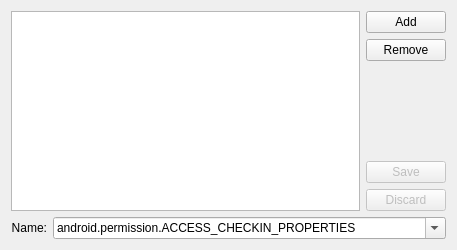
     <widget class="QWidget" name="tab_2">
      <attribute name="title">
       <string>Permissions</string>
      </attribute>
      <layout class="QVBoxLayout" name="verticalLayout_3">
       <item>
        <layout class="QHBoxLayout" name="horizontalLayout_3">
         <item>
          <widget class="QListView" name="permissionsListView">
           <property name="minimumSize">
            <size>
             <width>0</width>
             <height>200</height>
            </size>
           </property>
          </widget>
         </item>
         <item>
          <layout class="QVBoxLayout" name="verticalLayout_2">
           <item>
            <widget class="QPushButton" name="addPermissionButton">
             <property name="text">
              <string>Add</string>
             </property>
            </widget>
           </item>
           <item>
            <widget class="QPushButton" name="removePermissionButton">
             <property name="text">
              <string>Remove</string>
             </property>
            </widget>
           </item>
           <item>
            <spacer name="verticalSpacer">
             <property name="orientation">
              <enum>Qt::Vertical</enum>
             </property>
             <property name="sizeHint" stdset="0">
              <size>
               <width>20</width>
               <height>40</height>
              </size>
             </property>
            </spacer>
           </item>
           <item>
            <widget class="QPushButton" name="savePermissionsButton">
             <property name="enabled">
              <bool>false</bool>
             </property>
             <property name="text">
              <string>Save</string>
             </property>
            </widget>
           </item>
           <item>
            <widget class="QPushButton" name="discardPermissionsButton">
             <property name="enabled">
              <bool>false</bool>
             </property>
             <property name="text">
              <string>Discard</string>
             </property>
            </widget>
           </item>
          </layout>
         </item>
        </layout>
       </item>
       <item>
        <layout class="QHBoxLayout" name="horizontalLayout_2">
         <item>
          <widget class="QLabel" name="label_3">
           <property name="sizePolicy">
            <sizepolicy hsizetype="Minimum" vsizetype="Preferred">
             <horstretch>0</horstretch>
             <verstretch>0</verstretch>
            </sizepolicy>
           </property>
           <property name="text">
            <string>Name:</string>
           </property>
           <property name="alignment">
            <set>Qt::AlignRight|Qt::AlignTrailing|Qt::AlignVCenter</set>
           </property>
          </widget>
         </item>
         <item>
          <widget class="QComboBox" name="permissionsComboBox">
           <property name="sizePolicy">
            <sizepolicy hsizetype="Expanding" vsizetype="Fixed">
             <horstretch>0</horstretch>
             <verstretch>0</verstretch>
            </sizepolicy>
           </property>
           <property name="editable">
            <bool>true</bool>
           </property>
           <property name="currentIndex">
            <number>0</number>
           </property>
           <item>
            <property name="text">
             <string>android.permission.ACCESS_CHECKIN_PROPERTIES</string>
            </property>
           </item>
           <item>
            <property name="text">
             <string>android.permission.ACCESS_COARSE_LOCATION</string>
            </property>
           </item>
           <item>
            <property name="text">
             <string>android.permission.ACCESS_FINE_LOCATION</string>
            </property>
           </item>
           <item>
            <property name="text">
             <string>android.permission.ACCESS_LOCATION_EXTRA_COMMANDS</string>
            </property>
           </item>
           <item>
            <property name="text">
             <string>android.permission.ACCESS_MOCK_LOCATION</string>
            </property>
           </item>
           <item>
            <property name="text">
             <string>android.permission.ACCESS_NETWORK_STATE</string>
            </property>
           </item>
           <item>
            <property name="text">
             <string>android.permission.ACCESS_SURFACE_FLINGER</string>
            </property>
           </item>
           <item>
            <property name="text">
             <string>android.permission.ACCESS_WIFI_STATE</string>
            </property>
           </item>
           <item>
            <property name="text">
             <string>android.permission.ACCOUNT_MANAGER</string>
            </property>
           </item>
           <item>
            <property name="text">
             <string>android.permission.AUTHENTICATE_ACCOUNTS</string>
            </property>
           </item>
           <item>
            <property name="text">
             <string>android.permission.BATTERY_STATS</string>
            </property>
           </item>
           <item>
            <property name="text">
             <string>android.permission.BIND_APPWIDGET</string>
            </property>
           </item>
           <item>
            <property name="text">
             <string>android.permission.BIND_DEVICE_ADMIN</string>
            </property>
           </item>
           <item>
            <property name="text">
             <string>android.permission.BIND_INPUT_METHOD</string>
            </property>
           </item>
           <item>
            <property name="text">
             <string>android.permission.BIND_REMOTEVIEWS</string>
            </property>
           </item>
           <item>
            <property name="text">
             <string>android.permission.BIND_WALLPAPER</string>
            </property>
           </item>
           <item>
            <property name="text">
             <string>android.permission.BLUETOOTH</string>
            </property>
           </item>
           <item>
            <property name="text">
             <string>android.permission.BLUETOOTH_ADMIN</string>
            </property>
           </item>
           <item>
            <property name="text">
             <string>android.permission.BRICK</string>
            </property>
           </item>
           <item>
            <property name="text">
             <string>android.permission.BROADCAST_PACKAGE_REMOVED</string>
            </property>
           </item>
           <item>
            <property name="text">
             <string>android.permission.BROADCAST_SMS</string>
            </property>
           </item>
           <item>
            <property name="text">
             <string>android.permission.BROADCAST_STICKY</string>
            </property>
           </item>
           <item>
            <property name="text">
             <string>android.permission.BROADCAST_WAP_PUSH</string>
            </property>
           </item>
           <item>
            <property name="text">
             <string>android.permission.CALL_PHONE</string>
            </property>
           </item>
           <item>
            <property name="text">
             <string>android.permission.CALL_PRIVILEGED</string>
            </property>
           </item>
           <item>
            <property name="text">
             <string>android.permission.CAMERA</string>
            </property>
           </item>
           <item>
            <property name="text">
             <string>android.permission.CHANGE_COMPONENT_ENABLED_STATE</string>
            </property>
           </item>
           <item>
            <property name="text">
             <string>android.permission.CHANGE_CONFIGURATION</string>
            </property>
           </item>
           <item>
            <property name="text">
             <string>android.permission.CHANGE_NETWORK_STATE</string>
            </property>
           </item>
           <item>
            <property name="text">
             <string>android.permission.CHANGE_WIFI_MULTICAST_STATE</string>
            </property>
           </item>
           <item>
            <property name="text">
             <string>android.permission.CHANGE_WIFI_STATE</string>
            </property>
           </item>
           <item>
            <property name="text">
             <string>android.permission.CLEAR_APP_CACHE</string>
            </property>
           </item>
           <item>
            <property name="text">
             <string>android.permission.CLEAR_APP_USER_DATA</string>
            </property>
           </item>
           <item>
            <property name="text">
             <string>android.permission.CONTROL_LOCATION_UPDATES</string>
            </property>
           </item>
           <item>
            <property name="text">
             <string>android.permission.DELETE_CACHE_FILES</string>
            </property>
           </item>
           <item>
            <property name="text">
             <string>android.permission.DELETE_PACKAGES</string>
            </property>
           </item>
           <item>
            <property name="text">
             <string>android.permission.DEVICE_POWER</string>
            </property>
           </item>
           <item>
            <property name="text">
             <string>android.permission.DIAGNOSTIC</string>
            </property>
           </item>
           <item>
            <property name="text">
             <string>android.permission.DISABLE_KEYGUARD</string>
            </property>
           </item>
           <item>
            <property name="text">
             <string>android.permission.DUMP</string>
            </property>
           </item>
           <item>
            <property name="text">
             <string>android.permission.EXPAND_STATUS_BAR</string>
            </property>
           </item>
           <item>
            <property name="text">
             <string>android.permission.FACTORY_TEST</string>
            </property>
           </item>
           <item>
            <property name="text">
             <string>android.permission.FLASHLIGHT</string>
            </property>
           </item>
           <item>
            <property name="text">
             <string>android.permission.FORCE_BACK</string>
            </property>
           </item>
           <item>
            <property name="text">
             <string>android.permission.GET_ACCOUNTS</string>
            </property>
           </item>
           <item>
            <property name="text">
             <string>android.permission.GET_PACKAGE_SIZE</string>
            </property>
           </item>
           <item>
            <property name="text">
             <string>android.permission.GET_TASKS</string>
            </property>
           </item>
           <item>
            <property name="text">
             <string>android.permission.GLOBAL_SEARCH</string>
            </property>
           </item>
           <item>
            <property name="text">
             <string>android.permission.HARDWARE_TEST</string>
            </property>
           </item>
           <item>
            <property name="text">
             <string>android.permission.INJECT_EVENTS</string>
            </property>
           </item>
           <item>
            <property name="text">
             <string>android.permission.INSTALL_LOCATION_PROVIDER</string>
            </property>
           </item>
           <item>
            <property name="text">
             <string>android.permission.INSTALL_PACKAGES</string>
            </property>
           </item>
           <item>
            <property name="text">
             <string>android.permission.INTERNAL_SYSTEM_WINDOW</string>
            </property>
           </item>
           <item>
            <property name="text">
             <string>android.permission.INTERNET</string>
            </property>
           </item>
           <item>
            <property name="text">
             <string>android.permission.KILL_BACKGROUND_PROCESSES</string>
            </property>
           </item>
           <item>
            <property name="text">
             <string>android.permission.MANAGE_ACCOUNTS</string>
            </property>
           </item>
           <item>
            <property name="text">
             <string>android.permission.MANAGE_APP_TOKENS</string>
            </property>
           </item>
           <item>
            <property name="text">
             <string>android.permission.MASTER_CLEAR</string>
            </property>
           </item>
           <item>
            <property name="text">
             <string>android.permission.MODIFY_AUDIO_SETTINGS</string>
            </property>
           </item>
           <item>
            <property name="text">
             <string>android.permission.MODIFY_PHONE_STATE</string>
            </property>
           </item>
           <item>
            <property name="text">
             <string>android.permission.MOUNT_FORMAT_FILESYSTEMS</string>
            </property>
           </item>
           <item>
            <property name="text">
             <string>android.permission.MOUNT_UNMOUNT_FILESYSTEMS</string>
            </property>
           </item>
           <item>
            <property name="text">
             <string>android.permission.NFC</string>
            </property>
           </item>
           <item>
            <property name="text">
             <string>android.permission.PERSISTENT_ACTIVITY</string>
            </property>
           </item>
           <item>
            <property name="text">
             <string>android.permission.PROCESS_OUTGOING_CALLS</string>
            </property>
           </item>
           <item>
            <property name="text">
             <string>android.permission.READ_CALENDAR</string>
            </property>
           </item>
           <item>
            <property name="text">
             <string>android.permission.READ_CONTACTS</string>
            </property>
           </item>
           <item>
            <property name="text">
             <string>android.permission.READ_FRAME_BUFFER</string>
            </property>
           </item>
           <item>
            <property name="text">
             <string>com.android.browser.permission.READ_HISTORY_BOOKMARKS</string>
            </property>
           </item>
           <item>
            <property name="text">
             <string>android.permission.READ_INPUT_STATE</string>
            </property>
           </item>
           <item>
            <property name="text">
             <string>android.permission.READ_LOGS</string>
            </property>
           </item>
           <item>
            <property name="text">
             <string>android.permission.READ_OWNER_DATA</string>
            </property>
           </item>
           <item>
            <property name="text">
             <string>android.permission.READ_PHONE_STATE</string>
            </property>
           </item>
           <item>
            <property name="text">
             <string>android.permission.READ_SMS</string>
            </property>
           </item>
           <item>
            <property name="text">
             <string>android.permission.READ_SYNC_SETTINGS</string>
            </property>
           </item>
           <item>
            <property name="text">
             <string>android.permission.READ_SYNC_STATS</string>
            </property>
           </item>
           <item>
            <property name="text">
             <string>android.permission.REBOOT</string>
            </property>
           </item>
           <item>
            <property name="text">
             <string>android.permission.RECEIVE_BOOT_COMPLETED</string>
            </property>
           </item>
           <item>
            <property name="text">
             <string>android.permission.RECEIVE_MMS</string>
            </property>
           </item>
           <item>
            <property name="text">
             <string>android.permission.RECEIVE_SMS</string>
            </property>
           </item>
           <item>
            <property name="text">
             <string>android.permission.RECEIVE_WAP_PUSH</string>
            </property>
           </item>
           <item>
            <property name="text">
             <string>android.permission.RECORD_AUDIO</string>
            </property>
           </item>
           <item>
            <property name="text">
             <string>android.permission.REORDER_TASKS</string>
            </property>
           </item>
           <item>
            <property name="text">
             <string>android.permission.RESTART_PACKAGES</string>
            </property>
           </item>
           <item>
            <property name="text">
             <string>android.permission.SEND_SMS</string>
            </property>
           </item>
           <item>
            <property name="text">
             <string>android.permission.SET_ACTIVITY_WATCHER</string>
            </property>
           </item>
           <item>
            <property name="text">
             <string>com.android.alarm.permission.SET_ALARM</string>
            </property>
           </item>
           <item>
            <property name="text">
             <string>android.permission.SET_ALWAYS_FINISH</string>
            </property>
           </item>
           <item>
            <property name="text">
             <string>android.permission.SET_ANIMATION_SCALE</string>
            </property>
           </item>
           <item>
            <property name="text">
             <string>android.permission.SET_DEBUG_APP</string>
            </property>
           </item>
           <item>
            <property name="text">
             <string>android.permission.SET_ORIENTATION</string>
            </property>
           </item>
           <item>
            <property name="text">
             <string>android.permission.SET_PREFERRED_APPLICATIONS</string>
            </property>
           </item>
           <item>
            <property name="text">
             <string>android.permission.SET_PROCESS_LIMIT</string>
            </property>
           </item>
           <item>
            <property name="text">
             <string>android.permission.SET_TIME</string>
            </property>
           </item>
           <item>
            <property name="text">
             <string>android.permission.SET_TIME_ZONE</string>
            </property>
           </item>
           <item>
            <property name="text">
             <string>android.permission.SET_WALLPAPER</string>
            </property>
           </item>
           <item>
            <property name="text">
             <string>android.permission.SET_WALLPAPER_HINTS</string>
            </property>
           </item>
           <item>
            <property name="text">
             <string>android.permission.SIGNAL_PERSISTENT_PROCESSES</string>
            </property>
           </item>
           <item>
            <property name="text">
             <string>android.permission.STATUS_BAR</string>
            </property>
           </item>
           <item>
            <property name="text">
             <string>android.permission.SUBSCRIBED_FEEDS_READ</string>
            </property>
           </item>
           <item>
            <property name="text">
             <string>android.permission.SUBSCRIBED_FEEDS_WRITE</string>
            </property>
           </item>
           <item>
            <property name="text">
             <string>android.permission.SYSTEM_ALERT_WINDOW</string>
            </property>
           </item>
           <item>
            <property name="text">
             <string>android.permission.UPDATE_DEVICE_STATS</string>
            </property>
           </item>
           <item>
            <property name="text">
             <string>android.permission.USE_CREDENTIALS</string>
            </property>
           </item>
           <item>
            <property name="text">
             <string>android.permission.USE_SIP</string>
            </property>
           </item>
           <item>
            <property name="text">
             <string>android.permission.VIBRATE</string>
            </property>
           </item>
           <item>
            <property name="text">
             <string>android.permission.WAKE_LOCK</string>
            </property>
           </item>
           <item>
            <property name="text">
             <string>android.permission.WRITE_APN_SETTINGS</string>
            </property>
           </item>
           <item>
            <property name="text">
             <string>android.permission.WRITE_CALENDAR</string>
            </property>
           </item>
           <item>
            <property name="text">
             <string>android.permission.WRITE_CONTACTS</string>
            </property>
           </item>
           <item>
            <property name="text">
             <string>android.permission.WRITE_EXTERNAL_STORAGE</string>
            </property>
           </item>
           <item>
            <property name="text">
             <string>android.permission.WRITE_GSERVICES</string>
            </property>
           </item>
           <item>
            <property name="text">
             <string>com.android.browser.permission.WRITE_HISTORY_BOOKMARKS</string>
            </property>
           </item>
           <item>
            <property name="text">
             <string>android.permission.WRITE_OWNER_DATA</string>
            </property>
           </item>
           <item>
            <property name="text">
             <string>android.permission.WRITE_SECURE_SETTINGS</string>
            </property>
           </item>
           <item>
            <property name="text">
             <string>android.permission.WRITE_SETTINGS</string>
            </property>
           </item>
           <item>
            <property name="text">
             <string>android.permission.WRITE_SMS</string>
            </property>
           </item>
           <item>
            <property name="text">
             <string>android.permission.WRITE_SYNC_SETTINGS</string>
            </property>
           </item>
          </widget>
         </item>
        </layout>
       </item>
      </layout>
     </widget>
